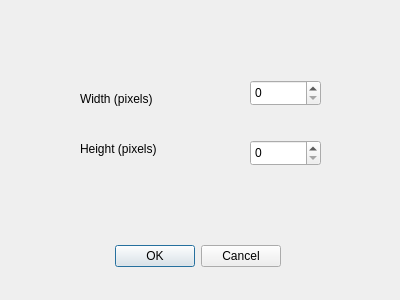
<?xml version="1.0" encoding="UTF-8"?>
<ui version="4.0">
 <class>ResizeSpriteDialog</class>
 <widget class="QDialog" name="ResizeSpriteDialog">
  <property name="geometry">
   <rect>
    <x>0</x>
    <y>0</y>
    <width>400</width>
    <height>300</height>
   </rect>
  </property>
  <property name="windowTitle">
   <string>Dialog</string>
  </property>
  <widget class="QDialogButtonBox" name="buttonBox">
   <property name="geometry">
    <rect>
     <x>100</x>
     <y>240</y>
     <width>181</width>
     <height>32</height>
    </rect>
   </property>
   <property name="orientation">
    <enum>Qt::Horizontal</enum>
   </property>
   <property name="standardButtons">
    <set>QDialogButtonBox::Cancel|QDialogButtonBox::Ok</set>
   </property>
  </widget>
  <widget class="QLabel" name="widthLabel">
   <property name="geometry">
    <rect>
     <x>80</x>
     <y>90</y>
     <width>111</width>
     <height>17</height>
    </rect>
   </property>
   <property name="text">
    <string>Width (pixels)</string>
   </property>
  </widget>
  <widget class="QLabel" name="heightLabel">
   <property name="geometry">
    <rect>
     <x>80</x>
     <y>140</y>
     <width>111</width>
     <height>17</height>
    </rect>
   </property>
   <property name="text">
    <string>Height (pixels)</string>
   </property>
  </widget>
  <widget class="QSpinBox" name="widthBox">
   <property name="geometry">
    <rect>
     <x>250</x>
     <y>80</y>
     <width>71</width>
     <height>26</height>
    </rect>
   </property>
   <property name="maximum">
    <number>512</number>
   </property>
  </widget>
  <widget class="QSpinBox" name="heightBox">
   <property name="geometry">
    <rect>
     <x>250</x>
     <y>140</y>
     <width>71</width>
     <height>26</height>
    </rect>
   </property>
   <property name="maximum">
    <number>512</number>
   </property>
  </widget>
 </widget>
 <resources/>
 <connections>
  <connection>
   <sender>buttonBox</sender>
   <signal>accepted()</signal>
   <receiver>ResizeSpriteDialog</receiver>
   <slot>accept()</slot>
   <hints>
    <hint type="sourcelabel">
     <x>248</x>
     <y>254</y>
    </hint>
    <hint type="destinationlabel">
     <x>157</x>
     <y>274</y>
    </hint>
   </hints>
  </connection>
  <connection>
   <sender>buttonBox</sender>
   <signal>rejected()</signal>
   <receiver>ResizeSpriteDialog</receiver>
   <slot>reject()</slot>
   <hints>
    <hint type="sourcelabel">
     <x>316</x>
     <y>260</y>
    </hint>
    <hint type="destinationlabel">
     <x>286</x>
     <y>274</y>
    </hint>
   </hints>
  </connection>
 </connections>
</ui>
